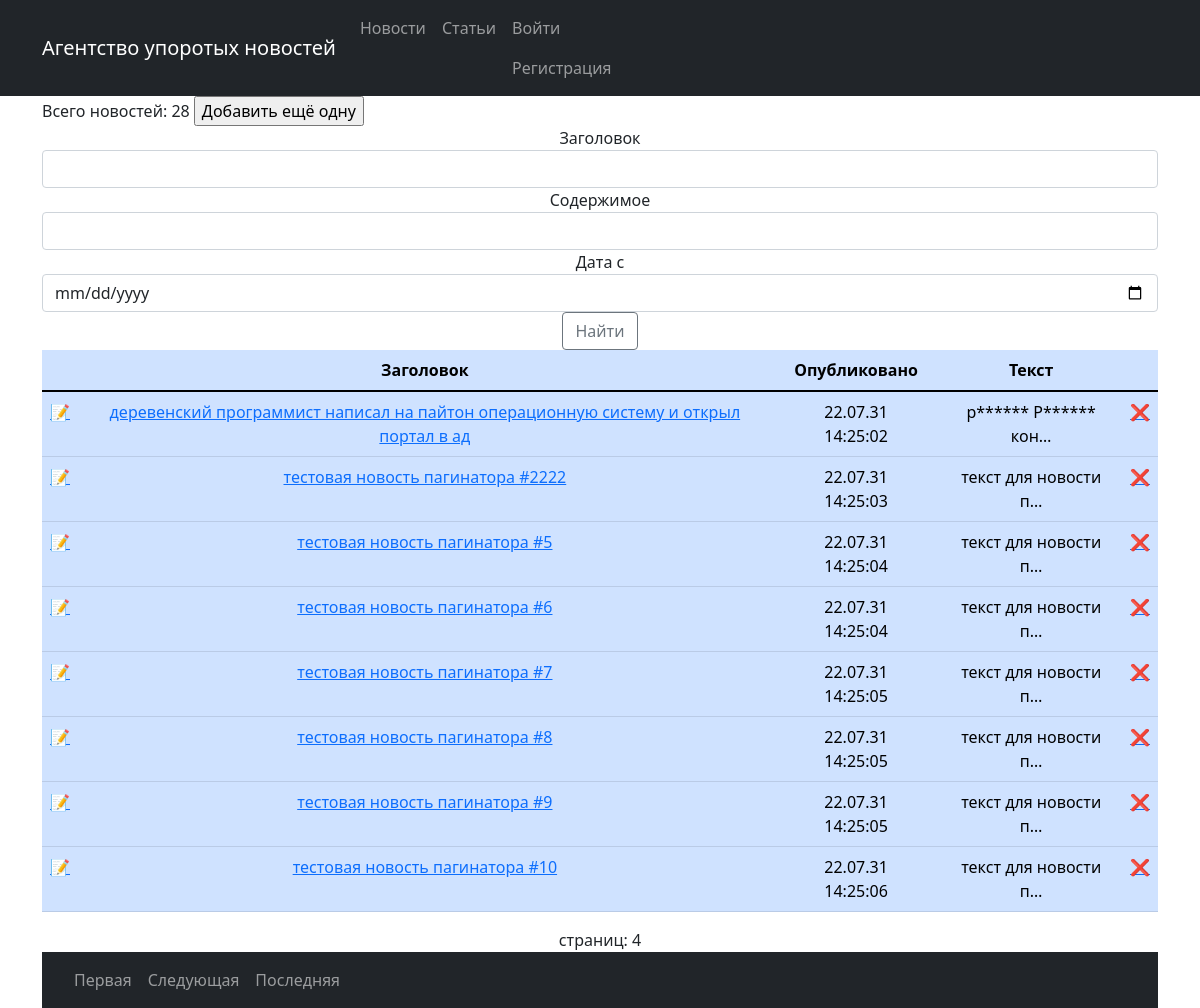
The page / on the database its author committed.
### main/models.py (models this page shows, shortened)
class Post(models.Model):
    author = models.ForeignKey('Author', on_delete=models.CASCADE)
    title = models.CharField(max_length=255, default='')
    text = models.TextField(default='')
    rating = models.IntegerField(default=0)
    pType = models.CharField(max_length=1, choices=postType, default='A')
    cat = models.ManyToManyField(Category, through='PostCategory')
    created = models.DateTimeField(auto_now_add=True)

### main/views.py (the view)
# urls.py: path('', NewsList.as_view(), name='start'),
class NewsList(ListView):
    model = Post
    ordering = 'created'
    template_name = 'news.html'
    context_object_name = 'news' # переменная в шаблоне
    paginate_by = 10
    def get_queryset(self):
        queryset = super().get_queryset()
        self.filterset = PostFilter(self.request.GET, queryset)
        return self.filterset.qs
    def get_context_data(self, **kwargs):
        context = super().get_context_data(**kwargs)
        context['filterset'] = self.filterset
        return context

### main/templatetags/custom_filters.py (called while the page is built)
@register.simple_tag(takes_context=True)
def url_replace(context, **kwargs):
    d = context['request'].GET.copy()
    for k, v in kwargs.items():
        d[k] = v
    r = d.urlencode()
    return r

@register.simple_tag()
def newscnt(name):
    cnt = Post.objects.filter(pType=name).count()
    return cnt

@register.filter()
def censor(text:str):
    ltext = text.lower()
    for word in badWords:
        wlen = len(word)
        while(True):
            index = ltext.find(word)
            if index==-1: break
            ltext = ltext[:index]+('*'*(wlen))+ltext[index+wlen:]
            text = text[:index+1]+('*'*(wlen-1))+text[index+wlen:]
    return text

### templates/news.html (shortened to what this page needs)
{% extends 'flatpages/default.html' %}
{% load custom_filters %}
{% block content %}
<div align="left" style="width: 100%">
    Всего новостей: {% newscnt name="N" %}
    <form action="/news/create" style="display: inline-block;"><input type="submit" value="Добавить ещё одну"/></form>
</div>
<form action="" method="get">
    Заголовок <input class="form-control" type="text" name="title__icontains">
    Содержимое <input class="form-control" type="text" name="text__icontains">
    Дата с <input class="form-control" type="date" name="created__gte">
	<input class="btn btn-outline-secondary" type="submit" value="Найти">
</form>
<table class="table table-primary">
    <thead>
        <th/>
        <th>Заголовок</th>
        <th>Опубликовано</th>
        <th>Текст</th>
        <th/>
    </thead>
    <tbody>
        {% for article in news %}
        {% if article.pType == "N" %}
        <tr>
            <td><a href="/news/{{ article.pk }}/edit">📝</a></td>
            <td><a href="{{ article.pk }}">{{ article.title }}</a></td>
            <td style="padding-left:20px; padding-right:20px">{{ article.created|date:'y.m.d G:i:s' }}</td>
            <td>{{ article.text|truncatechars:20|censor }}</td>
            <td><a href="/news/{{ article.pk }}/delete">❌</a></td>
        </tr>
        {% endif %}
        {% endfor %}
    </tbody>
</table>
<div>страниц: {{ page_obj.paginator.num_pages }}</div>
<nav class="navbar navbar-expand-lg navbar-dark bg-dark static-top">
    <div class="container">
        <div class="collapse navbar-collapse" id="navbarResponsive">
            <ul class="navbar-nav ml-auto">
                {% if page_obj.paginator.num_pages > 1 %}
                <li class="nav-item"><a class="nav-link" href="/news?{% url_replace page=1 %}">Первая</a></li>
                {% if page_obj.has_next %}
                <li class="nav-item"><a class="nav-link" href="/news?{% url_replace page=page_obj.next_page_number %}">Следующая</a></li>
                {% endif %}
                <li class="nav-item"><a class="nav-link" href="/news?{% url_replace page=page_obj.paginator.num_pages %}">Последняя</a></li>
                {% endif %}
            </ul>
        </div>
    </div>
</nav>
{% endblock content %}

### templates/news.html (style rules this page uses)
.form-control { display: inline-block }

### rows shown on the page
Post: title "деревенский программист написал на пайтон операционную систему и открыл портал в ад", created "22.07.31 14:25:02", text|censor "р****** Р****** кон…"
Post: title "тестовая новость пагинатора #2222", created "22.07.31 14:25:03", text|censor "текст для новости п…"
Post: title "тестовая новость пагинатора #5", created "22.07.31 14:25:04", text|censor "текст для новости п…"
Post: title "тестовая новость пагинатора #6", created "22.07.31 14:25:04", text|censor "текст для новости п…"
Post: title "тестовая новость пагинатора #7", created "22.07.31 14:25:05", text|censor "текст для новости п…"
Post: title "тестовая новость пагинатора #8", created "22.07.31 14:25:05", text|censor "текст для новости п…"
Post: title "тестовая новость пагинатора #9", created "22.07.31 14:25:05", text|censor "текст для новости п…"
Post: title "тестовая новость пагинатора #10", created "22.07.31 14:25:06", text|censor "текст для новости п…"

### other values the page prints
{{ page_obj.paginator.num_pages }} "4"
